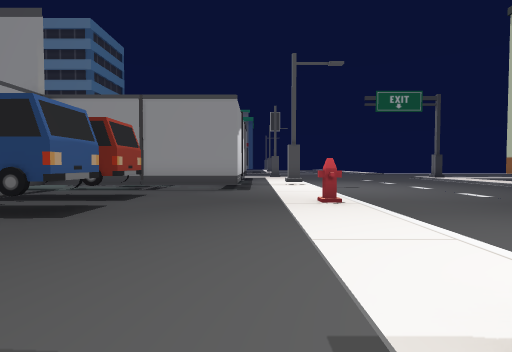
view 1 (above)

23 first-person views from a walk through a Unity game level. The camera is 1.3 m above the floor, tilts 2° down and sees 80° across. The floor is counted in squares, 2 m on a side. Each view is taken from the middle of a square. On the plan, view 1 faces up. The plan holds only what a view shows up to about 10 squares ahead; the rest is blank. The place goes on beyond the plan. The player character is not drawn. Door leaves are left out, so doorways stand open. Some surface patterns are stand-ins.

view 2
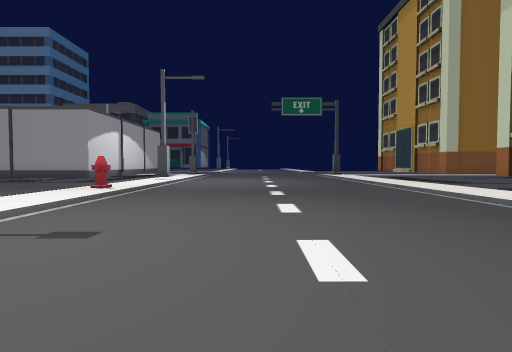

view 3
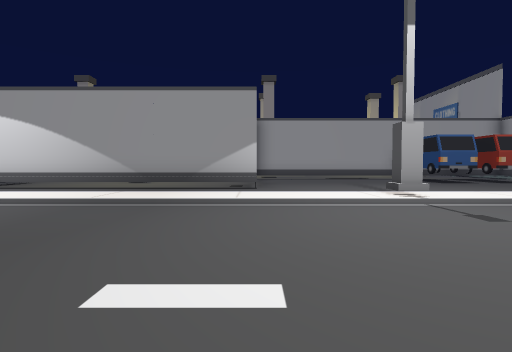

view 4
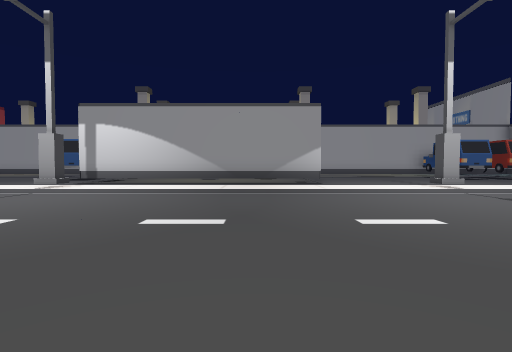

view 5
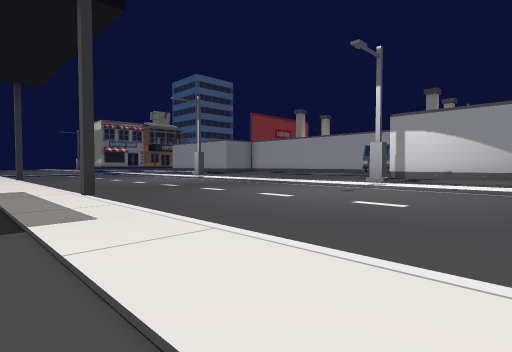

view 6
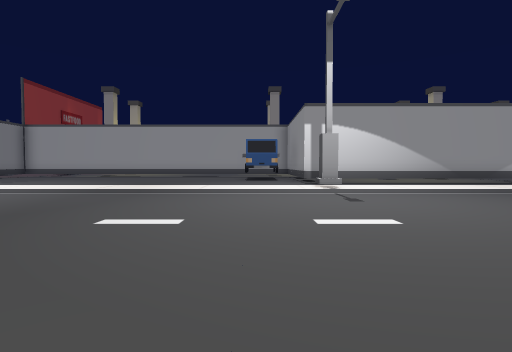

view 7
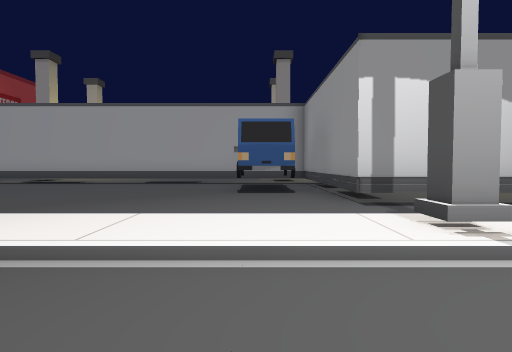

view 8
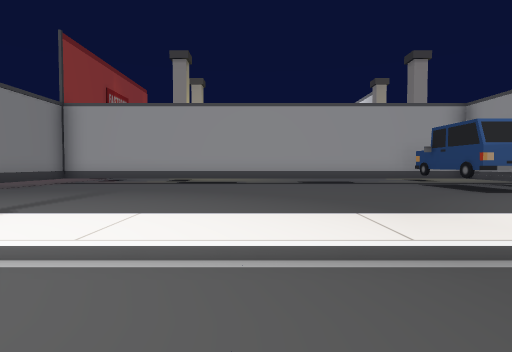

view 9
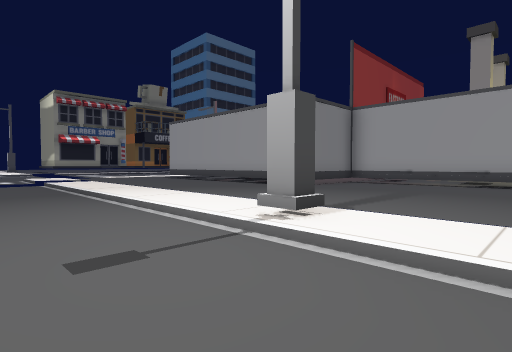

view 10
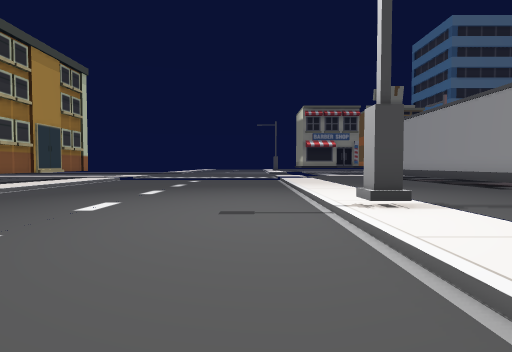

view 11
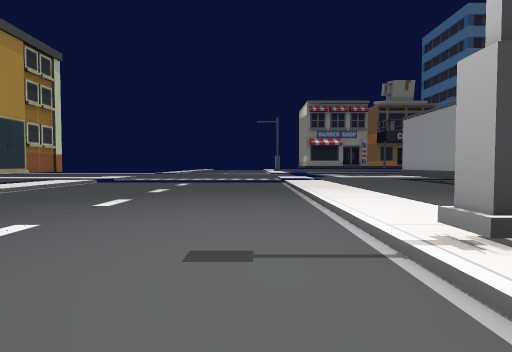

view 12
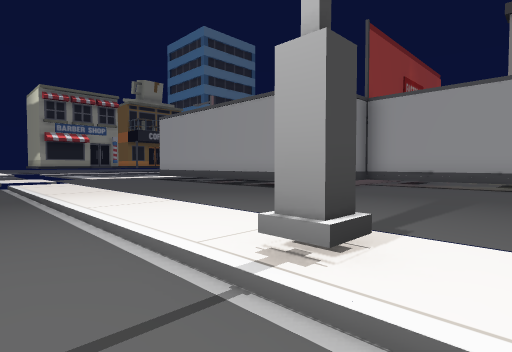

view 13
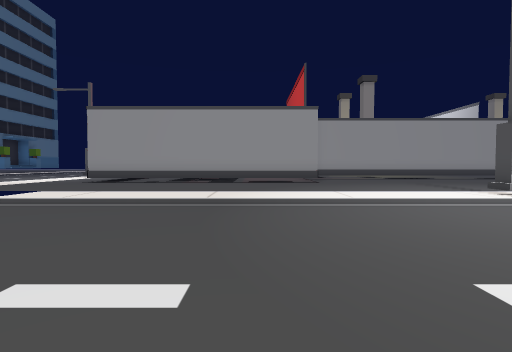

view 14
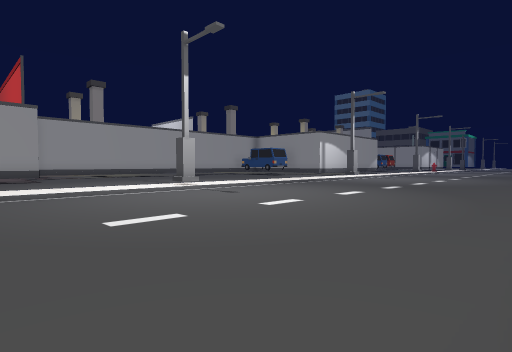

view 15
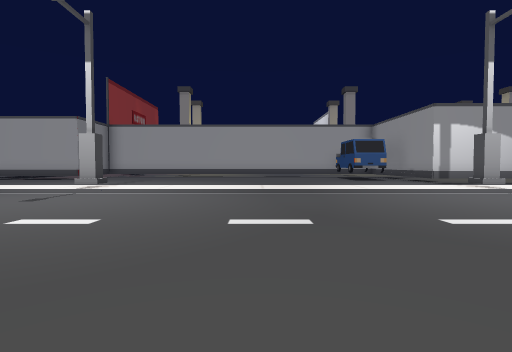

view 16
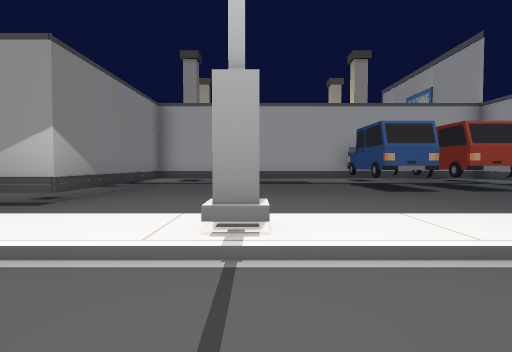

view 17
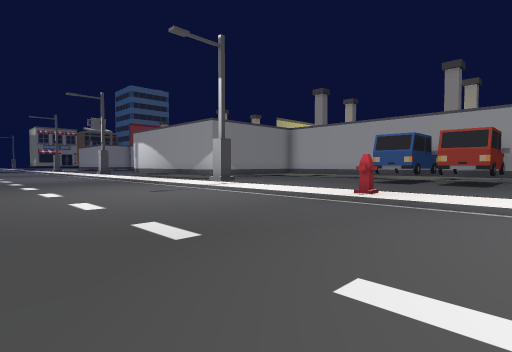

view 18
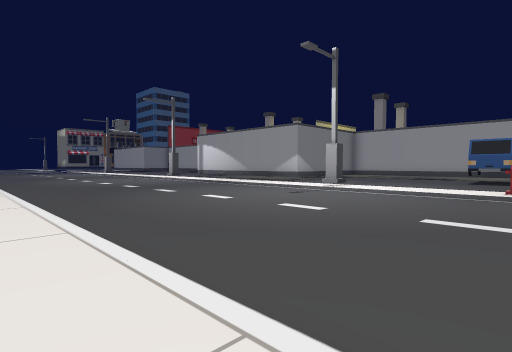

view 19
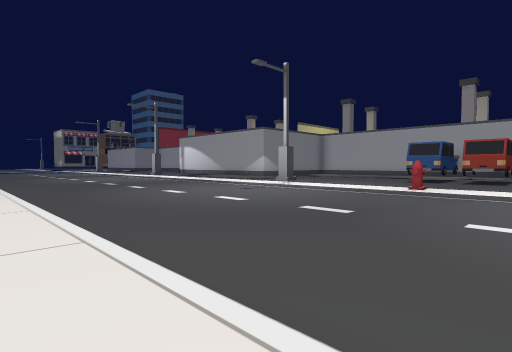

view 20
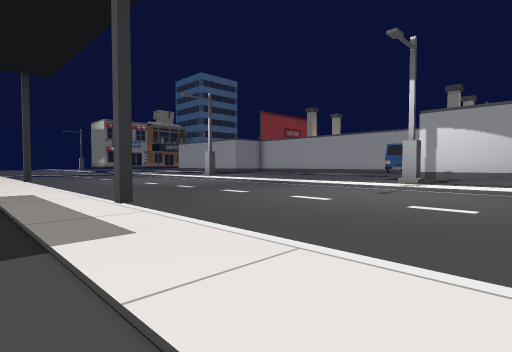

view 21
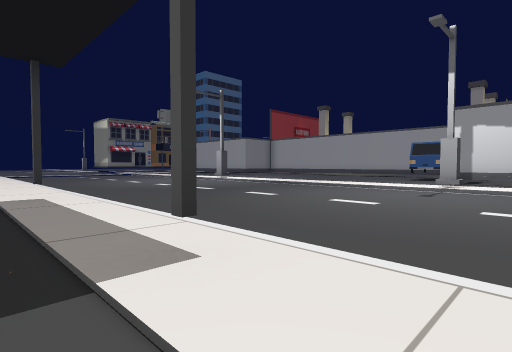

view 22
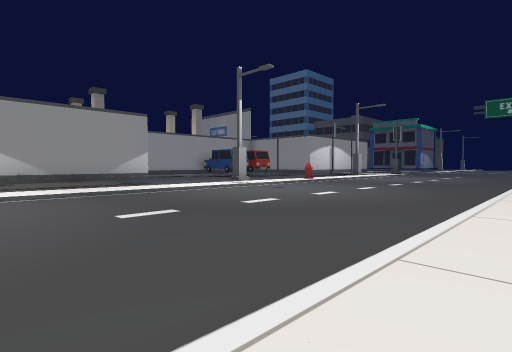

view 23
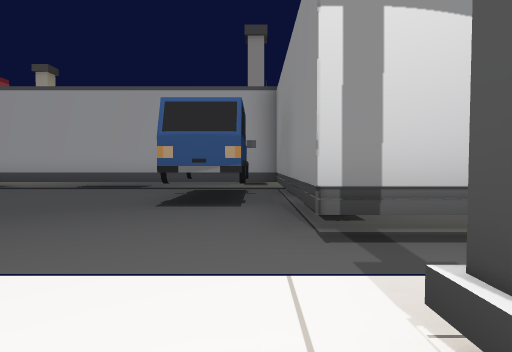

### Floor plan
Key: @ floor where view 1 was taken; # wall or solid block; . main floor; : floor 0.25 m higher than the main floor; + floor 0.75 m higher than the main floor; / step, stairs or slope; B building; O other object.
Columns run from 8 left of view 1 to 12 right of it. Each row starts with its distance up from view 1.
  8    # ## ::/....../::B
  7   #:::::::/....../:/:
  6   #OOO::::/....../:::
  5   #OOO:::O/....../:
  4   #OOO::::/....../:
  3    :::::::/....../:B
  2    :::::::/....../:
  1    ::::::#/....../:
  0   #:::::@:/....../
 -1   #:::::::/....../
 -2   ######::/....../:
 -3      ++ ::/....../:
 -4      ++#::/....../:
 -5      ++#::/....../::
 -6       +#::/....../::
 -7      ++#::/....../::
 -8      ++#::/....../::
 -9  +#+####:#/....../#/
-10 ++#OOO::::/....../::
-11 ++#OOO::::/....../::
-12 ++#:::::::/....../::
-13 ++ :::::::/....../:
-14 ++ :::::::/....../#
-15 ++ :::::::/....../:
-16 ++#:::::::/....../:
-17 ++#:::::::/....../:
-18 ++#:::::::/....../:
-19 ++#::::::#/....../:
-20 ++#:::::::/....../
-21   #:::::::/....../
-22   ####::::/....../
-23   +++#::::/....../:
-24   +++#::::/....../:
-25       ::::/....../:
-26      #::::/....../:
-27       ::::/....../:B
-28      #::::/.

Positions as (right, up) in squares from view 1, and headings:
1: (0, 0), facing up
2: (5, -2), facing up
3: (7, -2), facing left
4: (9, -4), facing left
5: (11, -5), facing down-left
6: (9, -11), facing left
7: (4, -11), facing left
8: (4, -16), facing left
9: (4, -17), facing down-left
10: (3, -15), facing down
11: (3, -17), facing down
12: (3, -18), facing down-left
13: (7, -24), facing left
14: (9, -24), facing up-left
15: (9, -15), facing left
16: (4, 1), facing left
17: (7, 8), facing down-left
18: (10, 6), facing down-left
19: (10, 8), facing down-left
20: (11, -6), facing down-left
21: (11, -7), facing down-left
22: (10, -7), facing up-left
23: (2, -10), facing left
